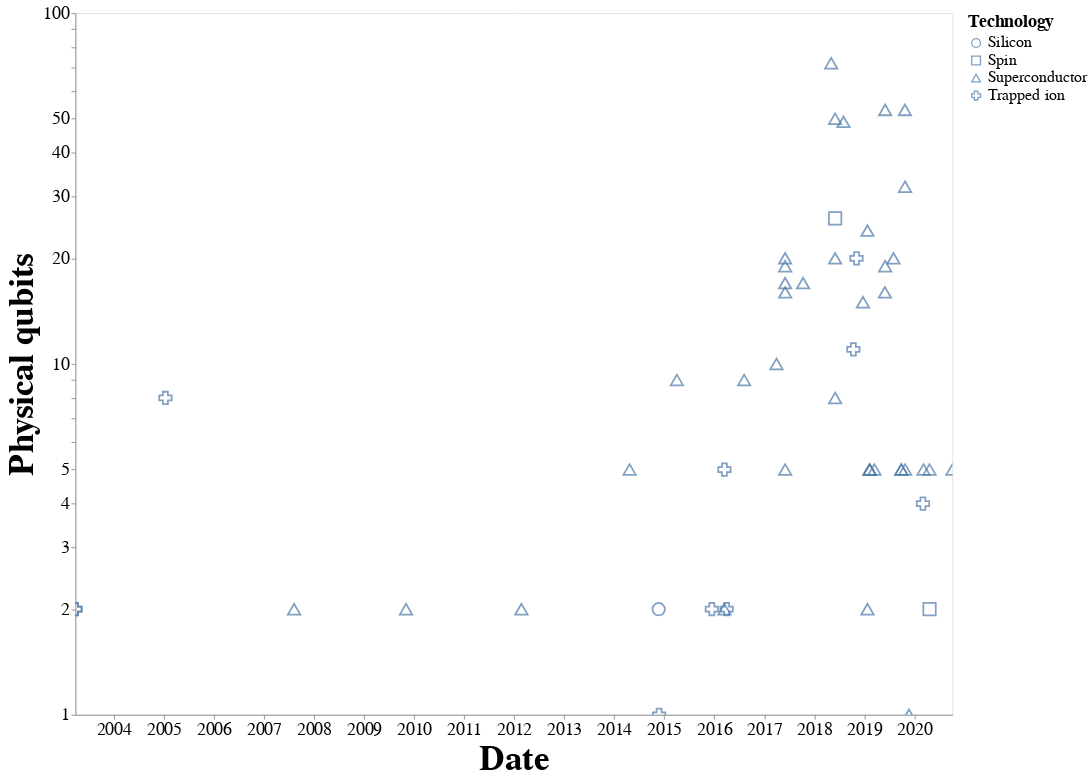

The notebook cell saved with this chart:
### Markdown cell above
# Data visualization

### Code cell
#@title Plot key metrics against years {display-mode: "form"}
target = "Physical qubits" #@param ["Physical qubits", "Average two-qubit gate error rate"]
data_horizon = [2002, 2022] #@param
data_horizon = [pd.Timestamp(year=x, month=1, day=1) for x in data_horizon]

# Filter the data
df_hat = df.dropna(subset=["Date", target])
df_hat = df_hat[df_hat[target]> 0.]
df_hat = df_hat[data_horizon[0] <= df_hat["Date"]]
df_hat = df_hat[df_hat["Date"] <= data_horizon[1]]

print(f"n = {len(df_hat)}")

# Plot the filtered data
alt.Chart(df_hat,width=1000, height=800
).mark_point(size=200).encode(
  x=alt.X('Date', scale=alt.Scale(), axis = alt.Axis(format = ("%Y"))),
  y=alt.Y(target, scale=alt.Scale(type="log"),axis=alt.Axis(format=".1e" if target != "Physical qubits" else "i")),
  shape = 'Technology',
  tooltip='Source'
).configure_axis(grid=False,
    labelFontSize=20,
    titleFontSize=40).interactive().configure_legend(
    titleFontSize=20,
    labelFontSize = 18,
    gradientLength=400,
    gradientThickness=30
)

### Figure 1 — Vega-Lite specification as saved in the notebook (floating-point values rounded to 4 significant figures)
{"config": {"view": {"continuousWidth": 400, "continuousHeight": 300}, "axis": {"grid": false, "labelFontSize": 20, "titleFontSize": 40}, "legend": {"gradientLength": 400, "gradientThickness": 30, "labelFontSize": 18, "titleFontSize": 20}}, "data": {"name": "data-a4c4fd6dbb7cb9f33b9c92d7687b2a1a"}, "mark": {"type": "point", "size": 200}, "encoding": {"shape": {"type": "nominal", "field": "Technology"}, "tooltip": {"type": "nominal", "field": "Source"}, "x": {"type": "temporal", "axis": {"format": "%Y"}, "field": "Date", "scale": {}}, "y": {"type": "quantitative", "axis": {"format": "i"}, "field": "Physical qubits", "scale": {"type": "log"}}}, "height": 800, "selection": {"selector001": {"type": "interval", "bind": "scales", "encodings": ["x", "y"]}}, "width": 1000, "$schema": "https://vega.github.io/schema/vega-lite/v4.8.1.json", "datasets": {"data-a4c4fd6dbb7cb9f33b9c92d7687b2a1a": [{"Designation": "Aspen-7", "Source": "\"Proveedores de hardware de Amazon Braket\"", "Link to source": "https://aws.amazon.com/es/braket/hardware-providers/#Rigetti", "Meta source": "Quantum Computing Report", "Group": "Rigetti", "Source type": "Hardware provider information sheet", "Technology": "Superconductor", "Date": "2019-10-24T00:00:00", "Year": 2020.0, "Physical qubits": 32, "Average two-qubit gate error rate": 0.048, "NOTE: Hover over the cells marked with a black triangle for context and quotes": "", "": "", "THIS DATASET IS LICENSED UNDER CC BY 4.0. \nPLEASE CITE AS Jaime Sevilla and C. Jess Riedel. \"Forecasting timelines of quantum computing\", 2020": ""}, {"Designation": "Yorktown - ibmqx2", "Source": "(IBM Quantum Computing Experience)", "Link to source": "https://quantum-computing.ibm.com/", "Meta source": "IBM Quantum Experience Available Systems", "Group": "IBM", "Source type": "Cloud quantum computing service", "Technology": "Superconductor", "Date": "2019-03-15T00:00:00", "Year": 2019.0, "Physical qubits": 5, "Average two-qubit gate error rate": 0.0396, "NOTE: Hover over the cells marked with a black triangle for context and quotes": "", "": "", "THIS DATASET IS LICENSED UNDER CC BY 4.0. \nPLEASE CITE AS Jaime Sevilla and C. Jess Riedel. \"Forecasting timelines of quantum computing\", 2020": ""}, {"Designation": "Melbourne", "Source": "(IBM Quantum Computing Experience)", "Link to source": "https://quantum-computing.ibm.com/", "Meta source": "IBM Quantum Experience Available Systems", "Group": "IBM", "Source type": "Cloud quantum computing service", "Technology": "Superconductor", "Date": "2018-12-21T00:00:00", "Year": 2019.0, "Physical qubits": 15, "Average two-qubit gate error rate": 0.0545, "NOTE: Hover over the cells marked with a black triangle for context and quotes": "", "": "", "THIS DATASET IS LICENSED UNDER CC BY 4.0. \nPLEASE CITE AS Jaime Sevilla and C. Jess Riedel. \"Forecasting timelines of quantum computing\", 2020": ""}, {"Designation": "Vigo", "Source": "(IBM Quantum Computing Experience)", "Link to source": "https://quantum-computing.ibm.com/", "Meta source": "IBM Quantum Experience Available Systems", "Group": "IBM", "Source type": "Cloud quantum computing service", "Technology": "Superconductor", "Date": "2019-02-08T00:00:00", "Year": 2019.0, "Physical qubits": 5, "Average two-qubit gate error rate": 0.00966, "NOTE: Hover over the cells marked with a black triangle for context and quotes": "", "": "", "THIS DATASET IS LICENSED UNDER CC BY 4.0. \nPLEASE CITE AS Jaime Sevilla and C. Jess Riedel. \"Forecasting timelines of quantum computing\", 2020": ""}, {"Designation": "Ourense", "Source": "(IBM Quantum Computing Experience)", "Link to source": "https://quantum-computing.ibm.com/", "Meta source": "IBM Quantum Experience Available Systems", "Group": "IBM", "Source type": "Cloud quantum computing service", "Technology": "Superconductor", "Date": "2019-02-08T00:00:00", "Year": 2019.0, "Physical qubits": 5, "Average two-qubit gate error rate": 0.00909, "NOTE: Hover over the cells marked with a black triangle for context and quotes": "", "": "", "THIS DATASET IS LICENSED UNDER CC BY 4.0. \nPLEASE CITE AS Jaime Sevilla and C. Jess Riedel. \"Forecasting timelines of quantum computing\", 2020": ""}, {"Designation": "London", "Source": "(IBM Quantum Computing Experience)", "Link to source": "https://quantum-computing.ibm.com/", "Meta source": "IBM Quantum Experience Available Systems", "Group": "IBM", "Source type": "Cloud quantum computing service", "Technology": "Superconductor", "Date": "2019-09-27T00:00:00", "Year": 2020.0, "Physical qubits": 5, "Average two-qubit gate error rate": 0.0108, "NOTE: Hover over the cells marked with a black triangle for context and quotes": "", "": "", "THIS DATASET IS LICENSED UNDER CC BY 4.0. \nPLEASE CITE AS Jaime Sevilla and C. Jess Riedel. \"Forecasting timelines of quantum computing\", 2020": ""}, {"Designation": "Burlington", "Source": "(IBM Quantum Computing Experience)", "Link to source": "https://quantum-computing.ibm.com/", "Meta source": "IBM Quantum Experience Available Systems", "Group": "IBM", "Source type": "Cloud quantum computing service", "Technology": "Superconductor", "Date": "2019-09-27T00:00:00", "Year": 2020.0, "Physical qubits": 5, "Average two-qubit gate error rate": 0.0147, "NOTE: Hover over the cells marked with a black triangle for context and quotes": "", "": "", "THIS DATASET IS LICENSED UNDER CC BY 4.0. \nPLEASE CITE AS Jaime Sevilla and C. Jess Riedel. \"Forecasting timelines of quantum computing\", 2020": ""}, {"Designation": "Essex", "Source": "(IBM Quantum Computing Experience)", "Link to source": "https://quantum-computing.ibm.com/", "Meta source": "IBM Quantum Experience Available Systems", "Group": "IBM", "Source type": "Cloud quantum computing service", "Technology": "Superconductor", "Date": "2019-10-25T00:00:00", "Year": 2020.0, "Physical qubits": 5, "Average two-qubit gate error rate": 0.0113, "NOTE: Hover over the cells marked with a black triangle for context and quotes": "", "": "", "THIS DATASET IS LICENSED UNDER CC BY 4.0. \nPLEASE CITE AS Jaime Sevilla and C. Jess Riedel. \"Forecasting timelines of quantum computing\", 2020": ""}, {"Designation": "IBMQ Armonk", "Source": "(IBM Quantum Computing Experience)", "Link to source": "https://quantum-computing.ibm.com/", "Meta source": "IBM Quantum Experience Available Systems", "Group": "IBM", "Source type": "Cloud quantum computing service", "Technology": "Superconductor", "Date": "2019-11-22T00:00:00", "Year": 2020.0, "Physical qubits": 1, "Average two-qubit gate error rate": null, "NOTE: Hover over the cells marked with a black triangle for context and quotes": "", "": "", "THIS DATASET IS LICENSED UNDER CC BY 4.0. \nPLEASE CITE AS Jaime Sevilla and C. Jess Riedel. \"Forecasting timelines of quantum computing\", 2020": ""}, {"Designation": "IBMQ Bogota", "Source": "(IBM Quantum Computing Experience)", "Link to source": "https://quantum-computing.ibm.com/", "Meta source": "IBM Quantum Experience Available Systems", "Group": "IBM", "Source type": "Cloud quantum computing service", "Technology": "Superconductor", "Date": "2020-03-07T00:00:00", "Year": 2020.0, "Physical qubits": 5, "Average two-qubit gate error rate": 0.0127, "NOTE: Hover over the cells marked with a black triangle for context and quotes": "", "": "", "THIS DATASET IS LICENSED UNDER CC BY 4.0. \nPLEASE CITE AS Jaime Sevilla and C. Jess Riedel. \"Forecasting timelines of quantum computing\", 2020": ""}, {"Designation": "IBMQ Rome", "Source": "(IBM Quantum Computing Experience)", "Link to source": "https://quantum-computing.ibm.com/", "Meta source": "IBM Quantum Experience Available Systems", "Group": "IBM", "Source type": "Cloud quantum computing service", "Technology": "Superconductor", "Date": "2020-10-04T00:00:00", "Year": 2021.0, "Physical qubits": 5, "Average two-qubit gate error rate": 0.0102, "NOTE: Hover over the cells marked with a black triangle for context and quotes": "", "": "", "THIS DATASET IS LICENSED UNDER CC BY 4.0. \nPLEASE CITE AS Jaime Sevilla and C. Jess Riedel. \"Forecasting timelines of quantum computing\", 2020": ""}, {"Designation": "Valencia - IBMQX5", "Source": "(IBM Quantum Computing Experience)", "Link to source": "https://quantum-computing.ibm.com/docs/cloud/backends/systems", "Meta source": "IBM Quantum Experience Available Systems", "Group": "IBM", "Source type": "Cloud quantum computing service", "Technology": "Superconductor", "Date": "2019-02-08T00:00:00", "Year": 2019.0, "Physical qubits": 5, "Average two-qubit gate error rate": 0.00926, "NOTE: Hover over the cells marked with a black triangle for context and quotes": "", "": "", "THIS DATASET IS LICENSED UNDER CC BY 4.0. \nPLEASE CITE AS Jaime Sevilla and C. Jess Riedel. \"Forecasting timelines of quantum computing\", 2020": ""}, {"Designation": "Acorn", "Source": "(pyQuil documentation)", "Link to source": "http://docs.rigetti.com/en/1.9/qpu.html", "Meta source": "N/A", "Group": "Rigetti", "Source type": "Industry website", "Technology": "Superconductor", "Date": "2017-06-01T00:00:00", "Year": 2018.0, "Physical qubits": 19, "Average two-qubit gate error rate": 0.125, "NOTE: Hover over the cells marked with a black triangle for context and quotes": "", "": "", "THIS DATASET IS LICENSED UNDER CC BY 4.0. \nPLEASE CITE AS Jaime Sevilla and C. Jess Riedel. \"Forecasting timelines of quantum computing\", 2020": ""}, {"Designation": "Agave", "Source": "(pyQuil documentation)", "Link to source": "http://docs.rigetti.com/en/1.9/qpu.html#id1", "Meta source": "N/A", "Group": "Rigetti", "Source type": "Industry website", "Technology": "Superconductor", "Date": "2018-06-01T00:00:00", "Year": 2018.0, "Physical qubits": 8, "Average two-qubit gate error rate": 0.13, "NOTE: Hover over the cells marked with a black triangle for context and quotes": "", "": "", "THIS DATASET IS LICENSED UNDER CC BY 4.0. \nPLEASE CITE AS Jaime Sevilla and C. Jess Riedel. \"Forecasting timelines of quantum computing\", 2020": ""}, {"Designation": "Austin - Penguin 1", "Source": "[NEED BETTER SOURCE]", "Link to source": "https://twitter.com/jaygambetta/status/1181248630784741376/photo/1", "Meta source": "N/A", "Group": "IBM", "Source type": "[NEED BETTER SOURCE]", "Technology": "Superconductor", "Date": "2018-06-01T00:00:00", "Year": 2018.0, "Physical qubits": 20, "Average two-qubit gate error rate": null, "NOTE: Hover over the cells marked with a black triangle for context and quotes": "", "": "", "THIS DATASET IS LICENSED UNDER CC BY 4.0. \nPLEASE CITE AS Jaime Sevilla and C. Jess Riedel. \"Forecasting timelines of quantum computing\", 2020": ""}, {"Designation": "IBM Q 50 Prototype", "Source": "[NEED BETTER SOURCE]", "Link to source": "[NEED BETTER SOURCE]", "Meta source": "N/A", "Group": "IBM", "Source type": "[NEED BETTER SOURCE]", "Technology": "Superconductor", "Date": "2018-06-01T00:00:00", "Year": 2018.0, "Physical qubits": 50, "Average two-qubit gate error rate": null, "NOTE: Hover over the cells marked with a black triangle for context and quotes": "", "": "", "THIS DATASET IS LICENSED UNDER CC BY 4.0. \nPLEASE CITE AS Jaime Sevilla and C. Jess Riedel. \"Forecasting timelines of quantum computing\", 2020": ""}, {"Designation": "Rüschlikon - IBM QX5", "Source": "[UNRELIABLE SOURCE]", "Link to source": "https://arxiv.org/pdf/1808.05661.pdf", "Meta source": "N/A", "Group": "IBM", "Source type": "[NEED BETTER SOURCE]", "Technology": "Superconductor", "Date": "2017-06-01T00:00:00", "Year": 2018.0, "Physical qubits": 16, "Average two-qubit gate error rate": 0.05, "NOTE: Hover over the cells marked with a black triangle for context and quotes": "", "": "", "THIS DATASET IS LICENSED UNDER CC BY 4.0. \nPLEASE CITE AS Jaime Sevilla and C. Jess Riedel. \"Forecasting timelines of quantum computing\", 2020": ""}, {"Designation": "NA", "Source": "10-qubit entanglement and parallel logic operations with a superconducting circuit", "Link to source": "https://arxiv.org/abs/1703.10302", "Meta source": "N/A", "Group": "USTC", "Source type": "Journal article", "Technology": "Superconductor", "Date": "2017-03-30T00:00:00", "Year": 2017.0, "Physical qubits": 10, "Average two-qubit gate error rate": 0.332, "NOTE: Hover over the cells marked with a black triangle for context and quotes": "", "": "", "THIS DATASET IS LICENSED UNDER CC BY 4.0. \nPLEASE CITE AS Jaime Sevilla and C. Jess Riedel. \"Forecasting timelines of quantum computing\", 2020": ""}, {"Designation": "Tangle Lake", "Source": "2018 CES: Intel Advances Quantum and Neuromorphic Computing Research", "Link to source": "https://newsroom.intel.com/news/intel-advances-quantum-neuromorphic-computing-research/#gs.km6yka", "Meta source": "N/A", "Group": "Intel", "Source type": "Press release", "Technology": "Superconductor", "Date": "2018-08-01T00:00:00", "Year": 2019.0, "Physical qubits": 49, "Average two-qubit gate error rate": null, "NOTE: Hover over the cells marked with a black triangle for context and quotes": "", "": "", "THIS DATASET IS LICENSED UNDER CC BY 4.0. \nPLEASE CITE AS Jaime Sevilla and C. Jess Riedel. \"Forecasting timelines of quantum computing\", 2020": ""}, {"Designation": "Bristlecone", "Source": "A Preview of Bristlecone, Google’s New Quantum Processor", "Link to source": "https://ai.googleblog.com/2018/03/a-preview-of-bristlecone-googles-new.html", "Meta source": "N/A", "Group": "Google", "Source type": "Industry blog", "Technology": "Superconductor", "Date": "2018-05-03T00:00:00", "Year": 2018.0, "Physical qubits": 72, "Average two-qubit gate error rate": 0.006, "NOTE: Hover over the cells marked with a black triangle for context and quotes": "", "": "", "THIS DATASET IS LICENSED UNDER CC BY 4.0. \nPLEASE CITE AS Jaime Sevilla and C. Jess Riedel. \"Forecasting timelines of quantum computing\", 2020": ""}, {"Designation": "NA", "Source": "A two-qubit logic gate in silicon", "Link to source": "https://arxiv.org/abs/1411.5760", "Meta source": "N/A", "Group": "UNSW", "Source type": "Journal article", "Technology": "Silicon", "Date": "2014-11-21T00:00:00", "Year": 2015.0, "Physical qubits": 2, "Average two-qubit gate error rate": 0.009, "NOTE: Hover over the cells marked with a black triangle for context and quotes": "", "": "", "THIS DATASET IS LICENSED UNDER CC BY 4.0. \nPLEASE CITE AS Jaime Sevilla and C. Jess Riedel. \"Forecasting timelines of quantum computing\", 2020": ""}, {"Designation": "IonQ 11 Qubit", "Source": "Benchmarking an 11-qubit quantum computer", "Link to source": "https://www.nature.com/articles/s41467-019-13534-2", "Meta source": "Wikipedia Timeline of Quantum Computing", "Group": "IonQ", "Source type": "Journal article", "Technology": "Trapped ion", "Date": "2018-10-12T00:00:00", "Year": 2019.0, "Physical qubits": 11, "Average two-qubit gate error rate": 0.025, "NOTE: Hover over the cells marked with a black triangle for context and quotes": "", "": "", "THIS DATASET IS LICENSED UNDER CC BY 4.0. \nPLEASE CITE AS Jaime Sevilla and C. Jess Riedel. \"Forecasting timelines of quantum computing\", 2020": ""}, {"Designation": "NA", "Source": "Complete universal quantum gate set approaching fault-tolerant thresholds with superconducting qubits", "Link to source": "https://arxiv.org/abs/1202.5344", "Meta source": "Quantum Computing: Progress and prospects", "Group": "IBM", "Source type": "Journal article", "Technology": "Superconductor", "Date": "2012-02-23T00:00:00", "Year": 2012.0, "Physical qubits": 2, "Average two-qubit gate error rate": 0.05, "NOTE: Hover over the cells marked with a black triangle for context and quotes": "", "": "", "THIS DATASET IS LICENSED UNDER CC BY 4.0. \nPLEASE CITE AS Jaime Sevilla and C. Jess Riedel. \"Forecasting timelines of quantum computing\", 2020": ""}, {"Designation": "Tenerife - IBM QX4", "Source": "Cramming More Power Into a Quantum Device", "Link to source": "https://www.ibm.com/blogs/research/2019/03/power-quantum-device/", "Meta source": "N/A", "Group": "IBM", "Source type": "Industry blog", "Technology": "Superconductor", "Date": "2017-06-01T00:00:00", "Year": 2018.0, "Physical qubits": 5, "Average two-qubit gate error rate": 0.0402, "NOTE: Hover over the cells marked with a black triangle for context and quotes": "", "": "", "THIS DATASET IS LICENSED UNDER CC BY 4.0. \nPLEASE CITE AS Jaime Sevilla and C. Jess Riedel. \"Forecasting timelines of quantum computing\", 2020": ""}, {"Designation": "Tokyo - Penguin 2", "Source": "Cramming More Power Into a Quantum Device", "Link to source": "https://www.ibm.com/blogs/research/2019/03/power-quantum-device/", "Meta source": "N/A", "Group": "IBM", "Source type": "Industry blog", "Technology": "Superconductor", "Date": "2017-06-01T00:00:00", "Year": 2018.0, "Physical qubits": 20, "Average two-qubit gate error rate": 0.0284, "NOTE: Hover over the cells marked with a black triangle for context and quotes": "", "": "", "THIS DATASET IS LICENSED UNDER CC BY 4.0. \nPLEASE CITE AS Jaime Sevilla and C. Jess Riedel. \"Forecasting timelines of quantum computing\", 2020": ""}, {"Designation": "IBM Q System One", "Source": "Cramming More Power Into a Quantum Device", "Link to source": "https://www.ibm.com/blogs/research/2019/03/power-quantum-device/", "Meta source": "N/A", "Group": "IBM", "Source type": "Industry blog", "Technology": "Superconductor", "Date": "2019-08-01T00:00:00", "Year": 2020.0, "Physical qubits": 20, "Average two-qubit gate error rate": 0.0169, "NOTE: Hover over the cells marked with a black triangle for context and quotes": "", "": "", "THIS DATASET IS LICENSED UNDER CC BY 4.0. \nPLEASE CITE AS Jaime Sevilla and C. Jess Riedel. \"Forecasting timelines of quantum computing\", 2020": ""}, {"Designation": "Poughkeepsie - Penguin 3", "Source": "Cramming More Power Into a Quantum Device", "Link to source": "https://www.ibm.com/blogs/research/2019/03/power-quantum-device/", "Meta source": "N/A", "Group": "IBM", "Source type": "Industry blog", "Technology": "Superconductor", "Date": "2019-06-01T00:00:00", "Year": 2020.0, "Physical qubits": 19, "Average two-qubit gate error rate": 0.0225, "NOTE: Hover over the cells marked with a black triangle for context and quotes": "", "": "", "THIS DATASET IS LICENSED UNDER CC BY 4.0. \nPLEASE CITE AS Jaime Sevilla and C. Jess Riedel. \"Forecasting timelines of quantum computing\", 2020": ""}, {"Designation": "NA", "Source": "Demonstration of a Parametrically-Activated Entangling Gate Protected from Flux Noise", "Link to source": "https://arxiv.org/abs/1901.08035", "Meta source": "N/A", "Group": "Rigetti", "Source type": "Journal article", "Technology": "Superconductor", "Date": "2019-01-23T00:00:00", "Year": 2019.0, "Physical qubits": 2, "Average two-qubit gate error rate": 0.008, "NOTE: Hover over the cells marked with a black triangle for context and quotes": "", "": "", "THIS DATASET IS LICENSED UNDER CC BY 4.0. \nPLEASE CITE AS Jaime Sevilla and C. Jess Riedel. \"Forecasting timelines of quantum computing\", 2020": ""}, {"Designation": "NA", "Source": "Demonstration of a small programmable quantum computer with atomic qubits", "Link to source": "https://arxiv.org/abs/1603.04512", "Meta source": "Quantum Computing: Progress and prospects", "Group": "Joint Quantum Institute, Department of Physics, and Joint Center for Quantum Information and Computer Science, University of Maryland", "Source type": "Journal article", "Technology": "Trapped ion", "Date": "2016-03-15T00:00:00", "Year": 2016.0, "Physical qubits": 5, "Average two-qubit gate error rate": 0.02, "NOTE: Hover over the cells marked with a black triangle for context and quotes": "", "": "", "THIS DATASET IS LICENSED UNDER CC BY 4.0. \nPLEASE CITE AS Jaime Sevilla and C. Jess Riedel. \"Forecasting timelines of quantum computing\", 2020": ""}, {"Designation": "Honeywell 4 qubit", "Source": "Demonstration of the QCCD trapped-ion quantum computer architecture", "Link to source": "https://arxiv.org/abs/2003.01293", "Meta source": "Quantum Computing Report", "Group": "Honeywell", "Source type": "Preprint", "Technology": "Trapped ion", "Date": "2020-03-03T00:00:00", "Year": 2020.0, "Physical qubits": 4, "Average two-qubit gate error rate": 0.008, "NOTE: Hover over the cells marked with a black triangle for context and quotes": "", "": "", "THIS DATASET IS LICENSED UNDER CC BY 4.0. \nPLEASE CITE AS Jaime Sevilla and C. Jess Riedel. \"Forecasting timelines of quantum computing\", 2020": ""}, {"Designation": "NA", "Source": "Demonstration of Two-Qubit Algorithms with a Superconducting Quantum Processor", "Link to source": "https://arxiv.org/abs/0903.2030", "Meta source": "Quantum Computing: Progress and prospects", "Group": "Yale Univ. and others", "Source type": "Journal article", "Technology": "Superconductor", "Date": "2009-11-03T00:00:00", "Year": 2010.0, "Physical qubits": 2, "Average two-qubit gate error rate": 0.2, "NOTE: Hover over the cells marked with a black triangle for context and quotes": "", "": "", "THIS DATASET IS LICENSED UNDER CC BY 4.0. \nPLEASE CITE AS Jaime Sevilla and C. Jess Riedel. \"Forecasting timelines of quantum computing\", 2020": ""}, {"Designation": "NA", "Source": "Digitized adiabatic quantum computing with a superconducting circuit", "Link to source": "https://arxiv.org/abs/1511.03316", "Meta source": "N/A", "Group": "Google", "Source type": "Journal article", "Technology": "Superconductor", "Date": "2016-08-06T00:00:00", "Year": 2017.0, "Physical qubits": 9, "Average two-qubit gate error rate": 0.36, "NOTE: Hover over the cells marked with a black triangle for context and quotes": "", "": "", "THIS DATASET IS LICENSED UNDER CC BY 4.0. \nPLEASE CITE AS Jaime Sevilla and C. Jess Riedel. \"Forecasting timelines of quantum computing\", 2020": ""}, {"Designation": "NA", "Source": "Experimental demonstration of a robust, high-fidelity geometric two ion-qubit phase gate", "Link to source": "https://www.nature.com/articles/nature01492", "Meta source": "Quantum Computing: Progress and prospects", "Group": "Universität Innsbruck", "Source type": "Journal article", "Technology": "Trapped ion", "Date": "2003-03-27T00:00:00", "Year": 2003.0, "Physical qubits": 2, "Average two-qubit gate error rate": 0.03, "NOTE: Hover over the cells marked with a black triangle for context and quotes": "", "": "", "THIS DATASET IS LICENSED UNDER CC BY 4.0. \nPLEASE CITE AS Jaime Sevilla and C. Jess Riedel. \"Forecasting timelines of quantum computing\", 2020": ""}, {"Designation": "NA", "Source": "High-Fidelity Preparation, Gates, Memory, and Readout of a Trapped-Ion Quantum Bit", "Link to source": "https://journals.aps.org/prl/abstract/10.1103/PhysRevLett.113.220501", "Meta source": "N/A", "Group": "Clarendon Laboratory ; Laboratoire Matériaux et Phénomènes Quantiques", "Source type": "Journal article", "Technology": "Trapped ion", "Date": "2014-11-24T00:00:00", "Year": 2015.0, "Physical qubits": 1, "Average two-qubit gate error rate": null, "NOTE: Hover over the cells marked with a black triangle for context and quotes": "", "": "", "THIS DATASET IS LICENSED UNDER CC BY 4.0. \nPLEASE CITE AS Jaime Sevilla and C. Jess Riedel. \"Forecasting timelines of quantum computing\", 2020": ""}, {"Designation": "NA", "Source": "High-fidelity quantum logic gates using trapped-ion hyperfine qubits", "Link to source": "https://arxiv.org/abs/1512.04600", "Meta source": "Quantum Computing: Progress and prospects", "Group": "Clarendon Laboratory", "Source type": "Journal article", "Technology": "Trapped ion", "Date": "2015-12-14T00:00:00", "Year": 2016.0, "Physical qubits": 2, "Average two-qubit gate error rate": 0.001, "NOTE: Hover over the cells marked with a black triangle for context and quotes": "", "": "", "THIS DATASET IS LICENSED UNDER CC BY 4.0. \nPLEASE CITE AS Jaime Sevilla and C. Jess Riedel. \"Forecasting timelines of quantum computing\", 2020": ""}, {"Designation": "NA", "Source": "High-Fidelity Universal Gate Set for 9Be+ Ion Qubits", "Link to source": "https://arxiv.org/abs/1604.00032", "Meta source": "Quantum Computing: Progress and prospects", "Group": "NIST", "Source type": "Journal article", "Technology": "Trapped ion", "Date": "2016-03-31T00:00:00", "Year": 2016.0, "Physical qubits": 2, "Average two-qubit gate error rate": 0.0008, "NOTE: Hover over the cells marked with a black triangle for context and quotes": "", "": "", "THIS DATASET IS LICENSED UNDER CC BY 4.0. \nPLEASE CITE AS Jaime Sevilla and C. Jess Riedel. \"Forecasting timelines of quantum computing\", 2020": ""}, {"Designation": "Q17", "Source": "IBM doubles compute power for quantum systems, developers execute 300K+ experiments on IBM Quantum Cloud", "Link to source": "https://developer.ibm.com/dwblog/2017/quantum-computing-16-qubit-processor/", "Meta source": "N/A", "Group": "IBM", "Source type": "Industry blog", "Technology": "Superconductor", "Date": "2017-06-01T00:00:00", "Year": 2018.0, "Physical qubits": 17, "Average two-qubit gate error rate": null, "NOTE: Hover over the cells marked with a black triangle for context and quotes": "", "": "", "THIS DATASET IS LICENSED UNDER CC BY 4.0. \nPLEASE CITE AS Jaime Sevilla and C. Jess Riedel. \"Forecasting timelines of quantum computing\", 2020": ""}, {"Designation": "IBM Q 53", "Source": "IBM Opens Quantum Computation Center in New York; Brings World's Largest Fleet of Quantum Computing Systems Online, Unveils New 53-Qubit Quantum System for Broad Use", "Link to source": "https://newsroom.ibm.com/2019-09-18-IBM-Opens-Quantum-Computation-Center-in-New-York-Brings-Worlds-Largest-Fleet-of-Quantum-Computing-Systems-Online-Unveils-New-53-Qubit-Quantum-System-for-Broad-Use", "Meta source": "N/A", "Group": "IBM", "Source type": "Press release", "Technology": "Superconductor", "Date": "2019-06-01T00:00:00", "Year": 2020.0, "Physical qubits": 53, "Average two-qubit gate error rate": null, "NOTE: Hover over the cells marked with a black triangle for context and quotes": "", "": "", "THIS DATASET IS LICENSED UNDER CC BY 4.0. \nPLEASE CITE AS Jaime Sevilla and C. Jess Riedel. \"Forecasting timelines of quantum computing\", 2020": ""}, {"Designation": "Prototype", "Source": "Intel Delivers 17-Qubit Superconducting Chip with Advanced Packaging to QuTech", "Link to source": "https://newsroom.intel.com/news/intel-delivers-17-qubit-superconducting-chip-advanced-packaging-qutech/#gs.ldjijw", "Meta source": "N/A", "Group": "Intel", "Source type": "Press release", "Technology": "Superconductor", "Date": "2017-10-10T00:00:00", "Year": 2018.0, "Physical qubits": 17, "Average two-qubit gate error rate": null, "NOTE: Hover over the cells marked with a black triangle for context and quotes": "", "": "", "THIS DATASET IS LICENSED UNDER CC BY 4.0. \nPLEASE CITE AS Jaime Sevilla and C. Jess Riedel. \"Forecasting timelines of quantum computing\", 2020": ""}, {"Designation": "Spin Wafer", "Source": "Intel's New Path to Quantum Computing", "Link to source": "https://spectrum.ieee.org/nanoclast/computing/hardware/intels-new-path-to-quantum-computing", "Meta source": "Quantum Computing Report", "Group": "Intel", "Source type": "Magazine article", "Technology": "Spin", "Date": "2018-06-01T00:00:00", "Year": 2018.0, "Physical qubits": 26, "Average two-qubit gate error rate": null, "NOTE: Hover over the cells marked with a black triangle for context and quotes": "", "": "", "THIS DATASET IS LICENSED UNDER CC BY 4.0. \nPLEASE CITE AS Jaime Sevilla and C. Jess Riedel. \"Forecasting timelines of quantum computing\", 2020": ""}, {"Designation": "NA", "Source": "Manufacturing low dissipation superconducting quantum processors", "Link to source": "https://arxiv.org/abs/1901.08042", "Meta source": "N/A", "Group": "Rigetti", "Source type": "Journal article", "Technology": "Superconductor", "Date": "2019-01-23T00:00:00", "Year": 2019.0, "Physical qubits": 24, "Average two-qubit gate error rate": null, "NOTE: Hover over the cells marked with a black triangle for context and quotes": "", "": "", "THIS DATASET IS LICENSED UNDER CC BY 4.0. \nPLEASE CITE AS Jaime Sevilla and C. Jess Riedel. \"Forecasting timelines of quantum computing\", 2020": ""}, {"Designation": "NA", "Source": "Measurement of the Entanglement of Two Superconducting Qubits via State Tomography", "Link to source": "https://science.sciencemag.org/content/313/5792/1423", "Meta source": "Quantum Computing: Progress and prospects", "Group": "IBM", "Source type": "Journal article", "Technology": "Superconductor", "Date": "2007-08-09T00:00:00", "Year": 2008.0, "Physical qubits": 2, "Average two-qubit gate error rate": 0.13, "NOTE: Hover over the cells marked with a black triangle for context and quotes": "", "": "", "THIS DATASET IS LICENSED UNDER CC BY 4.0. \nPLEASE CITE AS Jaime Sevilla and C. Jess Riedel. \"Forecasting timelines of quantum computing\", 2020": ""}, {"Designation": "NA", "Source": "Observation of Entangled States of a Fully Controlled 20-Qubit System", "Link to source": "https://arxiv.org/abs/1711.11092", "Meta source": "Quantum Computing Report", "Group": "UQOQI / Univ. Ulm / Univ. Innsbruck", "Source type": "Journal article", "Technology": "Trapped ion", "Date": "2018-11-04T00:00:00", "Year": 2019.0, "Physical qubits": 20, "Average two-qubit gate error rate": null, "NOTE: Hover over the cells marked with a black triangle for context and quotes": "", "": "", "THIS DATASET IS LICENSED UNDER CC BY 4.0. \nPLEASE CITE AS Jaime Sevilla and C. Jess Riedel. \"Forecasting timelines of quantum computing\", 2020": ""}, {"Designation": "NA", "Source": "Procedure for systematically tuning up crosstalk in the cross resonance gate", "Link to source": "https://arxiv.org/abs/1603.04821", "Meta source": "Quantum Computing: Progress and prospects", "Group": "IBM", "Source type": "Journal article", "Technology": "Superconductor", "Date": "2016-03-15T00:00:00", "Year": 2016.0, "Physical qubits": 2, "Average two-qubit gate error rate": 0.009, "NOTE: Hover over the cells marked with a black triangle for context and quotes": "", "": "", "THIS DATASET IS LICENSED UNDER CC BY 4.0. \nPLEASE CITE AS Jaime Sevilla and C. Jess Riedel. \"Forecasting timelines of quantum computing\", 2020": ""}, {"Designation": "Sycamore", "Source": "Quantum Supremacy Using a Programmable Superconducting Processor", "Link to source": "https://www.nature.com/articles/s41586-019-1666-5", "Meta source": "N/A", "Group": "Google", "Source type": "Journal article", "Technology": "Superconductor", "Date": "2019-10-23T00:00:00", "Year": 2020.0, "Physical qubits": 53, "Average two-qubit gate error rate": 0.0036, "NOTE: Hover over the cells marked with a black triangle for context and quotes": "", "": "", "THIS DATASET IS LICENSED UNDER CC BY 4.0. \nPLEASE CITE AS Jaime Sevilla and C. Jess Riedel. \"Forecasting timelines of quantum computing\", 2020": ""}, {"Designation": "Spin-2", "Source": "Qutech press release fact sheet - Quantum Inspire", "Link to source": "https://qutech.nl/wp-content/uploads/2020/04/1.-Technical-Fact-Sheet-Quantum-Inspire.pdf", "Meta source": "Quantum Computing Report", "Group": "QuTech", "Source type": "Press release fact sheet", "Technology": "Spin", "Date": "2020-04-20T00:00:00", "Year": 2020.0, "Physical qubits": 2, "Average two-qubit gate error rate": null, "NOTE: Hover over the cells marked with a black triangle for context and quotes": "", "": "", "THIS DATASET IS LICENSED UNDER CC BY 4.0. \nPLEASE CITE AS Jaime Sevilla and C. Jess Riedel. \"Forecasting timelines of quantum computing\", 2020": ""}, {"Designation": "Starmon-5", "Source": "Qutech press release fact sheet - Quantum Inspire", "Link to source": "https://qutech.nl/wp-content/uploads/2020/04/1.-Technical-Fact-Sheet-Quantum-Inspire.pdf", "Meta source": "Quantum Computing Report", "Group": "QuTech", "Source type": "Press release fact sheet", "Technology": "Superconductor", "Date": "2020-04-20T00:00:00", "Year": 2020.0, "Physical qubits": 5, "Average two-qubit gate error rate": 0.05, "NOTE: Hover over the cells marked with a black triangle for context and quotes": "", "": "", "THIS DATASET IS LICENSED UNDER CC BY 4.0. \nPLEASE CITE AS Jaime Sevilla and C. Jess Riedel. \"Forecasting timelines of quantum computing\", 2020": ""}, {"Designation": "NA", "Source": "Realization of the Cirac–Zoller controlled-NOT quantum gate", "Link to source": "https://www.nature.com/articles/nature01494", "Meta source": "Quantum Computing: Progress and prospects", "Group": "Universität Innsbruck", "Source type": "Journal article", "Technology": "Trapped ion", "Date": "2003-03-27T00:00:00", "Year": 2003.0, "Physical qubits": 2, "Average two-qubit gate error rate": 0.25, "NOTE: Hover over the cells marked with a black triangle for context and quotes": "", "": "", "THIS DATASET IS LICENSED UNDER CC BY 4.0. \nPLEASE CITE AS Jaime Sevilla and C. Jess Riedel. \"Forecasting timelines of quantum computing\", 2020": ""}, {"Designation": "NA", "Source": "Scalable multiparticle entanglement of trapped ions", "Link to source": "https://www.nature.com/articles/nature04279", "Meta source": "Quantum Computing: Progress and prospects", "Group": "Universität Innsbruck", "Source type": "Journal article", "Technology": "Trapped ion", "Date": "2005-01-12T00:00:00", "Year": 2005.0, "Physical qubits": 8, "Average two-qubit gate error rate": 0.3, "NOTE: Hover over the cells marked with a black triangle for context and quotes": "", "": "", "THIS DATASET IS LICENSED UNDER CC BY 4.0. \nPLEASE CITE AS Jaime Sevilla and C. Jess Riedel. \"Forecasting timelines of quantum computing\", 2020": ""}, {"Designation": "NA", "Source": "State preservation by repetitive error detection in a superconducting quantum circuit", "Link to source": "https://www.nature.com/articles/nature14270", "Meta source": "N/A", "Group": "Google", "Source type": "Journal article", "Technology": "Superconductor", "Date": "2015-04-03T00:00:00", "Year": 2015.0, "Physical qubits": 9, "Average two-qubit gate error rate": 0.41, "NOTE: Hover over the cells marked with a black triangle for context and quotes": "", "": "", "THIS DATASET IS LICENSED UNDER CC BY 4.0. \nPLEASE CITE AS Jaime Sevilla and C. Jess Riedel. \"Forecasting timelines of quantum computing\", 2020": ""}, {"Designation": "NA", "Source": "Superconducting quantum circuits at the surface code threshold for fault tolerance", "Link to source": "https://www.nature.com/articles/nature13171", "Meta source": "N/A", "Group": "University of California", "Source type": "Journal article", "Technology": "Superconductor", "Date": "2014-04-23T00:00:00", "Year": 2014.0, "Physical qubits": 5, "Average two-qubit gate error rate": 0.006, "NOTE: Hover over the cells marked with a black triangle for context and quotes": "", "": "", "THIS DATASET IS LICENSED UNDER CC BY 4.0. \nPLEASE CITE AS Jaime Sevilla and C. Jess Riedel. \"Forecasting timelines of quantum computing\", 2020": ""}, {"Designation": "Aspen-4", "Source": "", "Link to source": "https://quantumcomputingreport.com/scorecards/qubit-quality/", "Meta source": "Quantum Computing Report", "Group": "Rigetti", "Source type": "[NEED BETTER SOURCE]", "Technology": "Superconductor", "Date": "2019-05-30T00:00:00", "Year": 2019.0, "Physical qubits": 16, "Average two-qubit gate error rate": 0.0965, "NOTE: Hover over the cells marked with a black triangle for context and quotes": "", "": "", "THIS DATASET IS LICENSED UNDER CC BY 4.0. \nPLEASE CITE AS Jaime Sevilla and C. Jess Riedel. \"Forecasting timelines of quantum computing\", 2020": ""}]}}
